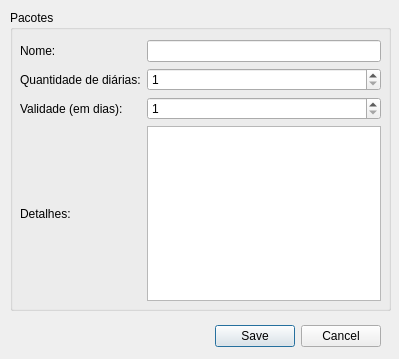
<?xml version="1.0" encoding="UTF-8"?>
<ui version="4.0">
 <class>Packages</class>
 <widget class="QDialog" name="Packages">
  <property name="geometry">
   <rect>
    <x>0</x>
    <y>0</y>
    <width>399</width>
    <height>359</height>
   </rect>
  </property>
  <property name="windowTitle">
   <string>Dialog</string>
  </property>
  <widget class="QDialogButtonBox" name="buttonBox">
   <property name="geometry">
    <rect>
     <x>40</x>
     <y>320</y>
     <width>341</width>
     <height>32</height>
    </rect>
   </property>
   <property name="orientation">
    <enum>Qt::Horizontal</enum>
   </property>
   <property name="standardButtons">
    <set>QDialogButtonBox::Cancel|QDialogButtonBox::Save</set>
   </property>
  </widget>
  <widget class="QGroupBox" name="groupBox">
   <property name="geometry">
    <rect>
     <x>10</x>
     <y>10</y>
     <width>381</width>
     <height>301</height>
    </rect>
   </property>
   <property name="title">
    <string>Pacotes</string>
   </property>
   <widget class="QWidget" name="gridLayoutWidget">
    <property name="geometry">
     <rect>
      <x>10</x>
      <y>30</y>
      <width>361</width>
      <height>261</height>
     </rect>
    </property>
    <layout class="QGridLayout" name="gridLayout">
     <item row="0" column="0">
      <widget class="QLabel" name="label">
       <property name="text">
        <string>Nome:</string>
       </property>
      </widget>
     </item>
     <item row="0" column="1">
      <widget class="QLineEdit" name="packageName"/>
     </item>
     <item row="1" column="0">
      <widget class="QLabel" name="label_2">
       <property name="text">
        <string>Quantidade de diárias:</string>
       </property>
      </widget>
     </item>
     <item row="1" column="1">
      <widget class="QSpinBox" name="packageDays">
       <property name="minimum">
        <number>1</number>
       </property>
       <property name="maximum">
        <number>9999</number>
       </property>
      </widget>
     </item>
     <item row="2" column="0">
      <widget class="QLabel" name="label_3">
       <property name="text">
        <string>Validade (em dias):</string>
       </property>
      </widget>
     </item>
     <item row="3" column="0">
      <widget class="QLabel" name="label_4">
       <property name="text">
        <string>Detalhes:</string>
       </property>
      </widget>
     </item>
     <item row="3" column="1">
      <widget class="QPlainTextEdit" name="packageDetails"/>
     </item>
     <item row="2" column="1">
      <widget class="QSpinBox" name="packageValidity">
       <property name="minimum">
        <number>1</number>
       </property>
       <property name="maximum">
        <number>9999</number>
       </property>
      </widget>
     </item>
    </layout>
   </widget>
  </widget>
 </widget>
 <resources/>
 <connections>
  <connection>
   <sender>buttonBox</sender>
   <signal>accepted()</signal>
   <receiver>Packages</receiver>
   <slot>accept()</slot>
   <hints>
    <hint type="sourcelabel">
     <x>248</x>
     <y>254</y>
    </hint>
    <hint type="destinationlabel">
     <x>157</x>
     <y>274</y>
    </hint>
   </hints>
  </connection>
  <connection>
   <sender>buttonBox</sender>
   <signal>rejected()</signal>
   <receiver>Packages</receiver>
   <slot>reject()</slot>
   <hints>
    <hint type="sourcelabel">
     <x>316</x>
     <y>260</y>
    </hint>
    <hint type="destinationlabel">
     <x>286</x>
     <y>274</y>
    </hint>
   </hints>
  </connection>
 </connections>
</ui>
